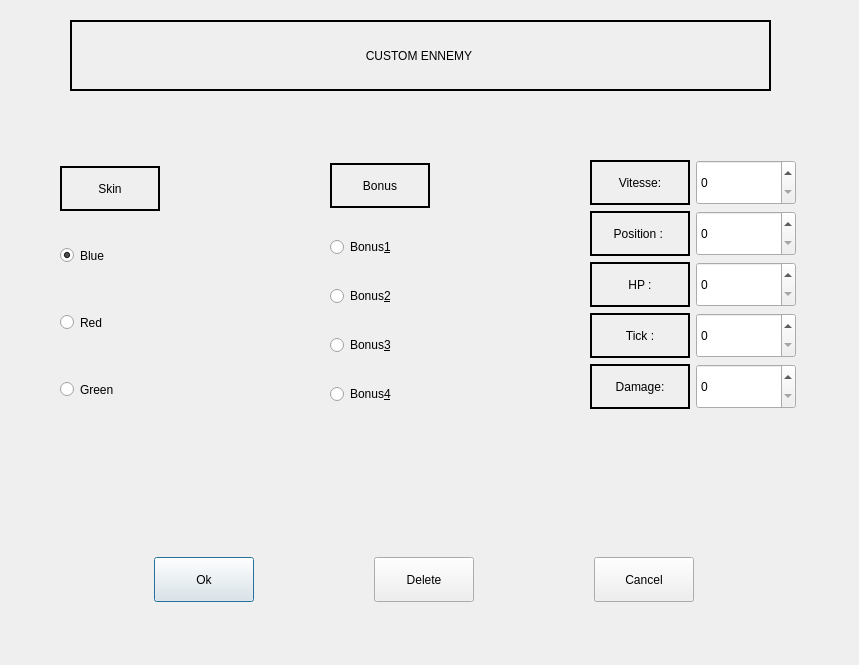
<?xml version="1.0" encoding="UTF-8"?>
<ui version="4.0">
 <class>Dialog</class>
 <widget class="QDialog" name="Dialog">
  <property name="geometry">
   <rect>
    <x>0</x>
    <y>0</y>
    <width>859</width>
    <height>665</height>
   </rect>
  </property>
  <property name="windowTitle">
   <string>Dialog</string>
  </property>
  <widget class="QLabel" name="title_label">
   <property name="geometry">
    <rect>
     <x>70</x>
     <y>20</y>
     <width>701</width>
     <height>71</height>
    </rect>
   </property>
   <property name="frameShape">
    <enum>QFrame::WinPanel</enum>
   </property>
   <property name="text">
    <string>CUSTOM ENNEMY </string>
   </property>
   <property name="alignment">
    <set>Qt::AlignCenter</set>
   </property>
  </widget>
  <widget class="QWidget" name="formLayoutWidget">
   <property name="geometry">
    <rect>
     <x>590</x>
     <y>160</y>
     <width>258</width>
     <height>275</height>
    </rect>
   </property>
   <layout class="QFormLayout" name="formLayout">
    <item row="4" column="0">
     <widget class="QLabel" name="damage_label">
      <property name="minimumSize">
       <size>
        <width>100</width>
        <height>45</height>
       </size>
      </property>
      <property name="frameShape">
       <enum>QFrame::WinPanel</enum>
      </property>
      <property name="text">
       <string>Damage:</string>
      </property>
      <property name="alignment">
       <set>Qt::AlignCenter</set>
      </property>
     </widget>
    </item>
    <item row="0" column="0">
     <widget class="QLabel" name="vitesse_label">
      <property name="minimumSize">
       <size>
        <width>100</width>
        <height>45</height>
       </size>
      </property>
      <property name="maximumSize">
       <size>
        <width>100</width>
        <height>45</height>
       </size>
      </property>
      <property name="frameShape">
       <enum>QFrame::WinPanel</enum>
      </property>
      <property name="text">
       <string>Vitesse:</string>
      </property>
      <property name="alignment">
       <set>Qt::AlignCenter</set>
      </property>
     </widget>
    </item>
    <item row="1" column="0">
     <widget class="QLabel" name="position_label">
      <property name="minimumSize">
       <size>
        <width>100</width>
        <height>45</height>
       </size>
      </property>
      <property name="maximumSize">
       <size>
        <width>100</width>
        <height>45</height>
       </size>
      </property>
      <property name="frameShape">
       <enum>QFrame::WinPanel</enum>
      </property>
      <property name="text">
       <string>Position : </string>
      </property>
      <property name="alignment">
       <set>Qt::AlignCenter</set>
      </property>
     </widget>
    </item>
    <item row="2" column="0">
     <widget class="QLabel" name="hp_label">
      <property name="minimumSize">
       <size>
        <width>100</width>
        <height>45</height>
       </size>
      </property>
      <property name="frameShape">
       <enum>QFrame::WinPanel</enum>
      </property>
      <property name="midLineWidth">
       <number>3</number>
      </property>
      <property name="text">
       <string>HP :</string>
      </property>
      <property name="alignment">
       <set>Qt::AlignCenter</set>
      </property>
     </widget>
    </item>
    <item row="3" column="0">
     <widget class="QLabel" name="tick_label">
      <property name="minimumSize">
       <size>
        <width>100</width>
        <height>45</height>
       </size>
      </property>
      <property name="frameShape">
       <enum>QFrame::WinPanel</enum>
      </property>
      <property name="text">
       <string>Tick :</string>
      </property>
      <property name="alignment">
       <set>Qt::AlignCenter</set>
      </property>
     </widget>
    </item>
    <item row="0" column="1">
     <widget class="QSpinBox" name="vitesse_spin">
      <property name="minimumSize">
       <size>
        <width>100</width>
        <height>45</height>
       </size>
      </property>
      <property name="maximumSize">
       <size>
        <width>100</width>
        <height>45</height>
       </size>
      </property>
     </widget>
    </item>
    <item row="1" column="1">
     <widget class="QSpinBox" name="position_spin">
      <property name="minimumSize">
       <size>
        <width>100</width>
        <height>45</height>
       </size>
      </property>
      <property name="maximumSize">
       <size>
        <width>100</width>
        <height>45</height>
       </size>
      </property>
      <property name="maximum">
       <number>100</number>
      </property>
     </widget>
    </item>
    <item row="2" column="1">
     <widget class="QSpinBox" name="hp_spin">
      <property name="minimumSize">
       <size>
        <width>100</width>
        <height>45</height>
       </size>
      </property>
      <property name="maximumSize">
       <size>
        <width>100</width>
        <height>45</height>
       </size>
      </property>
      <property name="maximum">
       <number>100</number>
      </property>
     </widget>
    </item>
    <item row="3" column="1">
     <widget class="QSpinBox" name="tick_spin">
      <property name="minimumSize">
       <size>
        <width>100</width>
        <height>45</height>
       </size>
      </property>
      <property name="maximumSize">
       <size>
        <width>100</width>
        <height>45</height>
       </size>
      </property>
      <property name="maximum">
       <number>20</number>
      </property>
     </widget>
    </item>
    <item row="4" column="1">
     <widget class="QSpinBox" name="damage_spin">
      <property name="minimumSize">
       <size>
        <width>100</width>
        <height>45</height>
       </size>
      </property>
      <property name="maximumSize">
       <size>
        <width>100</width>
        <height>45</height>
       </size>
      </property>
      <property name="maximum">
       <number>50</number>
      </property>
     </widget>
    </item>
   </layout>
  </widget>
  <widget class="QWidget" name="horizontalLayoutWidget">
   <property name="geometry">
    <rect>
     <x>40</x>
     <y>540</y>
     <width>771</width>
     <height>80</height>
    </rect>
   </property>
   <layout class="QHBoxLayout" name="horizontalLayout">
    <item>
     <widget class="QPushButton" name="ok">
      <property name="minimumSize">
       <size>
        <width>100</width>
        <height>45</height>
       </size>
      </property>
      <property name="maximumSize">
       <size>
        <width>100</width>
        <height>45</height>
       </size>
      </property>
      <property name="text">
       <string>Ok</string>
      </property>
     </widget>
    </item>
    <item>
     <widget class="QPushButton" name="delete_button">
      <property name="minimumSize">
       <size>
        <width>100</width>
        <height>45</height>
       </size>
      </property>
      <property name="maximumSize">
       <size>
        <width>100</width>
        <height>45</height>
       </size>
      </property>
      <property name="text">
       <string>Delete</string>
      </property>
     </widget>
    </item>
    <item>
     <widget class="QPushButton" name="cancel">
      <property name="minimumSize">
       <size>
        <width>100</width>
        <height>45</height>
       </size>
      </property>
      <property name="maximumSize">
       <size>
        <width>100</width>
        <height>45</height>
       </size>
      </property>
      <property name="text">
       <string>Cancel</string>
      </property>
     </widget>
    </item>
   </layout>
  </widget>
  <widget class="QWidget" name="">
   <property name="geometry">
    <rect>
     <x>60</x>
     <y>150</y>
     <width>181</width>
     <height>281</height>
    </rect>
   </property>
   <layout class="QVBoxLayout" name="verticalLayout">
    <item>
     <widget class="QLabel" name="skin_label">
      <property name="minimumSize">
       <size>
        <width>100</width>
        <height>45</height>
       </size>
      </property>
      <property name="maximumSize">
       <size>
        <width>100</width>
        <height>45</height>
       </size>
      </property>
      <property name="frameShape">
       <enum>QFrame::WinPanel</enum>
      </property>
      <property name="lineWidth">
       <number>3</number>
      </property>
      <property name="text">
       <string>Skin</string>
      </property>
      <property name="alignment">
       <set>Qt::AlignCenter</set>
      </property>
     </widget>
    </item>
    <item>
     <widget class="QRadioButton" name="skin1">
      <property name="minimumSize">
       <size>
        <width>100</width>
        <height>45</height>
       </size>
      </property>
      <property name="maximumSize">
       <size>
        <width>100</width>
        <height>45</height>
       </size>
      </property>
      <property name="text">
       <string>Blue</string>
      </property>
      <property name="checked">
       <bool>true</bool>
      </property>
     </widget>
    </item>
    <item>
     <widget class="QRadioButton" name="skin3">
      <property name="minimumSize">
       <size>
        <width>100</width>
        <height>45</height>
       </size>
      </property>
      <property name="maximumSize">
       <size>
        <width>100</width>
        <height>45</height>
       </size>
      </property>
      <property name="text">
       <string>Red</string>
      </property>
     </widget>
    </item>
    <item>
     <widget class="QRadioButton" name="skin2">
      <property name="minimumSize">
       <size>
        <width>100</width>
        <height>45</height>
       </size>
      </property>
      <property name="maximumSize">
       <size>
        <width>100</width>
        <height>45</height>
       </size>
      </property>
      <property name="text">
       <string>Green</string>
      </property>
     </widget>
    </item>
   </layout>
  </widget>
  <widget class="QWidget" name="">
   <property name="geometry">
    <rect>
     <x>330</x>
     <y>140</y>
     <width>191</width>
     <height>291</height>
    </rect>
   </property>
   <layout class="QVBoxLayout" name="verticalLayout_2">
    <item>
     <widget class="QLabel" name="Bonus_label">
      <property name="minimumSize">
       <size>
        <width>100</width>
        <height>45</height>
       </size>
      </property>
      <property name="maximumSize">
       <size>
        <width>100</width>
        <height>45</height>
       </size>
      </property>
      <property name="frameShape">
       <enum>QFrame::WinPanel</enum>
      </property>
      <property name="text">
       <string>Bonus</string>
      </property>
      <property name="alignment">
       <set>Qt::AlignCenter</set>
      </property>
     </widget>
    </item>
    <item>
     <widget class="QRadioButton" name="bonus1">
      <property name="text">
       <string>Bonus&amp;1</string>
      </property>
     </widget>
    </item>
    <item>
     <widget class="QRadioButton" name="bonus2">
      <property name="text">
       <string>Bonus&amp;2</string>
      </property>
     </widget>
    </item>
    <item>
     <widget class="QRadioButton" name="bonus3">
      <property name="text">
       <string>Bonus&amp;3</string>
      </property>
     </widget>
    </item>
    <item>
     <widget class="QRadioButton" name="bonus4">
      <property name="text">
       <string>Bonus&amp;4</string>
      </property>
     </widget>
    </item>
   </layout>
  </widget>
 </widget>
 <resources/>
 <connections/>
</ui>
